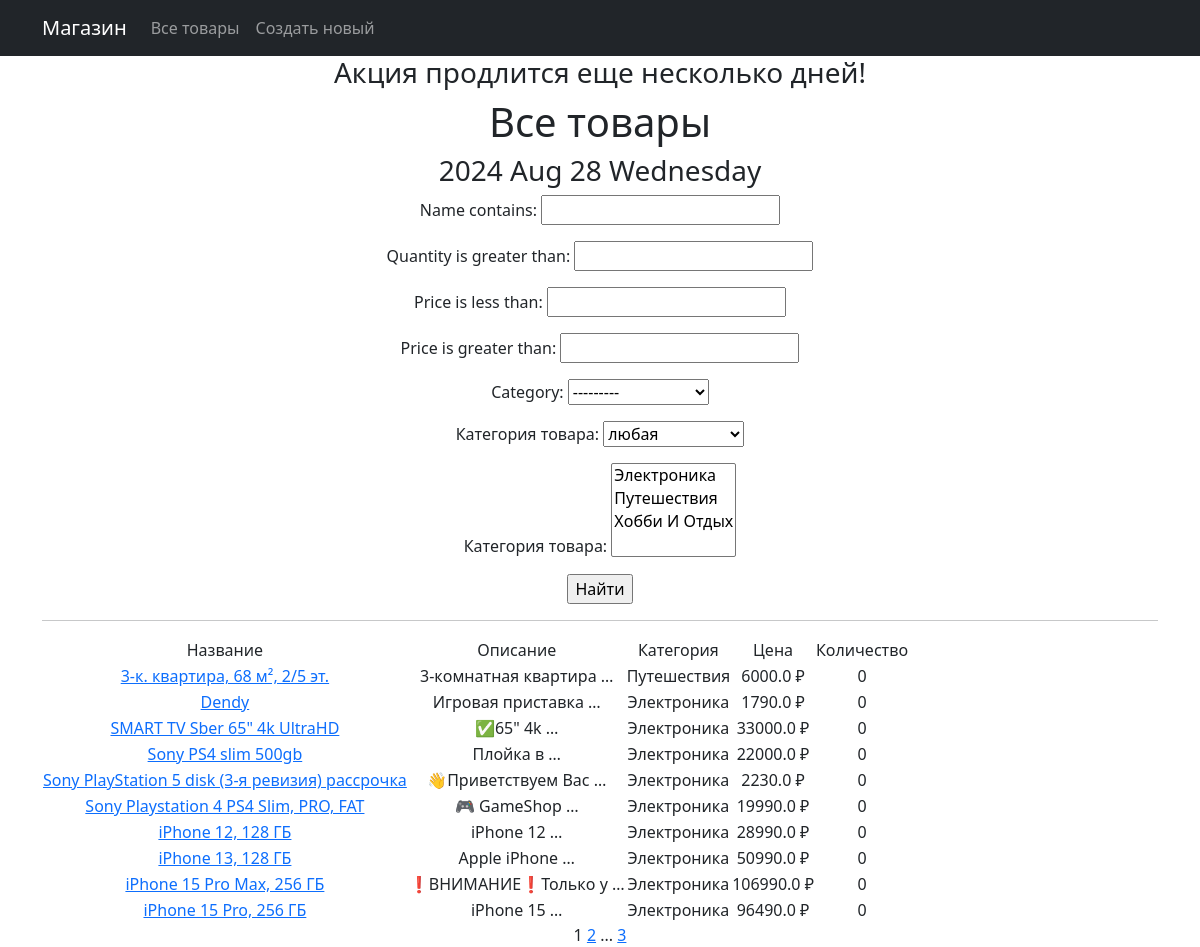
Screenshot of /products/ with the database file from the repository.
### simpleapp/models.py (models this page shows, shortened)
class Product(models.Model):
    name = models.CharField(
        max_length=50,
        unique=True,  # названия товаров не должны повторяться
    )
    description = models.TextField()
    quantity = models.IntegerField(
        validators=[MinValueValidator(0)],
    )
    category = models.ForeignKey(
        to='Category',
        on_delete=models.CASCADE,
        related_name='products',  # все продукты в категории будут доступны через поле products
    )
    price = models.FloatField(
        validators=[MinValueValidator(0.0)],
    )

class Category(models.Model):
    name = models.CharField(max_length=100, unique=True, help_text='category name')
    def __str__(self):
        return self.name.title()

### simpleapp/views.py (the view)
# urls.py: path('', ProductsList.as_view(), name='product_list'),
class ProductsList(ListView):
    model = Product
    ordering = 'name'
    template_name = 'products.html'
    context_object_name = 'products'
    paginate_by = 10  # вот так мы можем указать количество записей на странице
    def get_queryset(self):
        queryset = super().get_queryset()
        self.filterset = ProductFilter(self.request.GET, queryset)
        return self.filterset.qs
    def get_context_data(self, **kwargs):
        context = super().get_context_data(**kwargs)
        context['string'] = gettext('The promotion will last for a few more days!')
        context['filterset'] = self.filterset
        return context

### simpleapp/templatetags/custom_filters.py (called while the page is built)
@register.filter()
def currency(value, code='rub'):
    postfix = CURRENCIES_SYMBOLS[code]
    return f'{value} {postfix}'

### simpleapp/templatetags/custom_tags.py (called while the page is built)
@register.simple_tag()
def current_time(format_string='%b %d %Y'):
    return datetime.utcnow().strftime(format_string)

@register.simple_tag(takes_context=True)
def url_replace(context, **kwargs):
    d = context['request'].GET.copy()
    for k, v in kwargs.items():
        d[k] = v
    return d.urlencode()

### templates/products.html (shortened to what this page needs)
{% extends 'flatpages/default.html' %}
{% load custom_filters %}
{% load custom_tags %}
{% load cache %}
{% block content %}
<h3>{{ string }}</h3>
<h1>Все товары</h1>
<h3>{% current_time '%Y %b %d %A' %}</h3>
<form action="" method="get">
    {{ filterset.form.as_p }}
    <input type="submit" value="Найти"/>
</form>
<hr>
{% if products %}
<table>
    <tr>
        <td>Название</td>
        <td>Описание</td>
        <td>Категория</td>
        <td>Цена</td>
        <td>Количество</td>
    </tr>
    {% for product in products %}
    <tr>
        <td><a href="{% url 'product_detail' product.id %}">{{ product.name }}</a></td>
        <td>{{ product.description|truncatewords:2 }}</td>
        <td>{{ product.category.name }}</td>
        <td>{{ product.price|currency }}</td>
        <td>{{ product.quantity }}</td>
    </tr>
    {% endfor %}
</table>
{% else %}
<h2>Товаров нет!</h2>
{% endif %}
{{ page_obj.number }}
{% if page_obj.has_next %}
<a href="?{% url_replace page=page_obj.next_page_number %}">{{ page_obj.next_page_number }}</a>
{% if paginator.num_pages != page_obj.next_page_number %}
...
<a href="?{% url_replace page=page_obj.paginator.num_pages %}">{{ page_obj.paginator.num_pages }}</a>
{% endif %}
{% endif %}
{% endblock content %}

### rows the page displays
Product: name "3-к. квартира, 68 м², 2/5 эт.", description "3-кoмнaтная кваpтирa …", category.name "Путешествия", price "6000.0 ₽", quantity "0"
Product: name "Dendy", description "Игровая приставка …", category.name "Электроника", price "1790.0 ₽", quantity "0"
Product: name "SMART TV Sber 65\" 4k UltraHD", description "✅65\" 4k …", category.name "Электроника", price "33000.0 ₽", quantity "0"
Product: name "Sony PS4 slim 500gb", description "Плойка в …", category.name "Электроника", price "22000.0 ₽", quantity "0"
Product: name "Sony PlayStation 5 disk (3-я ревизия) рассрочка", description "👋Привeтствуем Bac …", category.name "Электроника", price "2230.0 ₽", quantity "0"
Product: name "Sony Playstation 4 PS4 Slim, PRO, FAT", description "🎮 GameShop …", category.name "Электроника", price "19990.0 ₽", quantity "0"
Product: name "iPhone 12, 128 ГБ", description "iРhоnе 12 …", category.name "Электроника", price "28990.0 ₽", quantity "0"
Product: name "iPhone 13, 128 ГБ", description "Aррle iPhone …", category.name "Электроника", price "50990.0 ₽", quantity "0"
Product: name "iPhone 15 Pro Max, 256 ГБ", description "❗️ВHИМАНИЕ❗️Toлькo у …", category.name "Электроника", price "106990.0 ₽", quantity "0"
Product: name "iPhone 15 Pro, 256 ГБ", description "iPhоne 15 …", category.name "Электроника", price "96490.0 ₽", quantity "0"

### other values shown
{{ string }} "Акция продлится еще несколько дней!"
{{ page_obj.number }} "1"
{{ page_obj.next_page_number }} "2"
{{ page_obj.paginator.num_pages }} "3"
